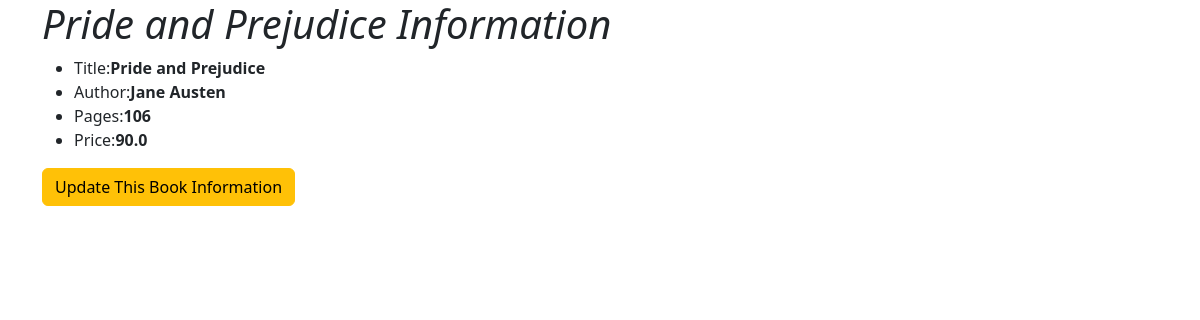
/1/, run on the app's committed database.
### testapp/models.py (models this page shows)
class Book(models.Model):
    title = models.CharField(max_length=30)
    author = models.CharField(max_length=30)
    pages = models.IntegerField()
    price = models.FloatField()

### testapp/views.py (the view)
# urls.py: path('<int:pk>/', views.BookDetailsView.as_view()),
class BookDetailsView(DetailView):
    model=Book

### templates/testapp/book_detail.html (shortened to what this page needs)
<!DOCTYPE html>
<html lang="en">
<head>
    <link href="https://cdn.jsdelivr.net/npm/bootstrap@5.3.3/dist/css/bootstrap.min.css" rel="stylesheet">
</head>
<body>
    <div class="container">
        <h1><i>{{book.title}} Information</i></h1>
        <ul>
        <li>Title:<strong>{{book.title}}</strong></li>
        <li>Author:<strong>{{book.author}}</strong></li>
        <li>Pages:<strong>{{book.pages}}</strong></li>
        <li>Price:<strong>{{book.price}}</strong></li>
        </ul>
        <a class="btn btn-warning" href="/update/{{book.id}}">Update This Book Information</a>
    </div>
</body>
</html>

### data on the page
Book: title "Pride and Prejudice", author "Jane Austen", pages "106", price "90.0"
